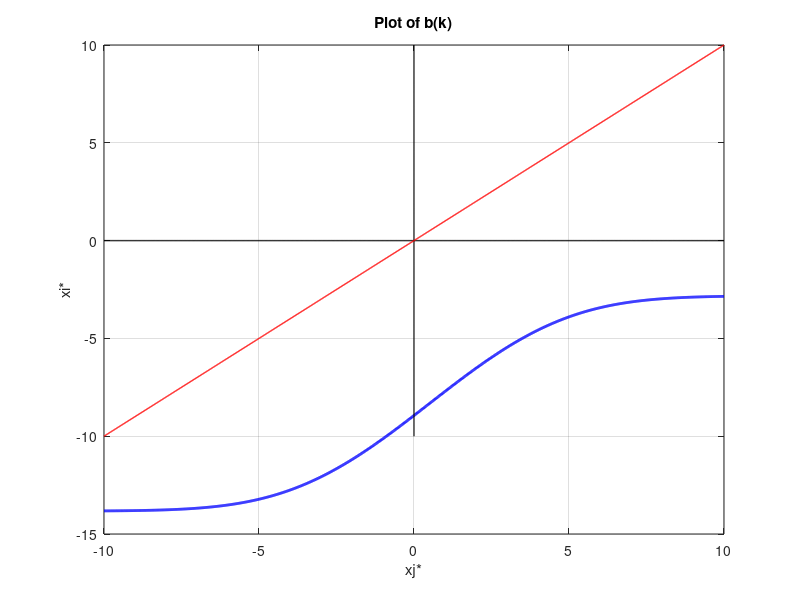

Write the MATLAB code that produced this figure.
%% Checking for multiplicity
clc; clear; close all;

% Put in any parameter values
alpha = 1;     % precision of public prior
beta = 0.1;    %  precision of private signal
z = 0.5;       % median of common prior
c = 0.8;       % ∈(0,1) cost of attacking
%c* = normcdf((sqrt(beta) / sqrt(beta + alpha)) * ((alpha / sqrt(beta)) * (0.5 - z) - norminv(0.5)));
%c=c* ensures multiple equilibria for any beta < alpha^2 / 2*pi




% Taking the "inverse" of the positive part of the standard normal pdf
x = linspace(0, 10, 1000); % 0 to 5 captures most of the density
pdf_vals = normpdf(x); % Compute standard normal PDF

% Creating the inverse function via interpolation
inv_phi_pos = @(y) interp1(pdf_vals, x, y, 'pchip', NaN);
y_vals = linspace(max(pdf_vals), min(pdf_vals), 1000); 
x_inverse = arrayfun(inv_phi_pos, y_vals);

% Getting theta1 and theta2 according to the formulas described in the
% paper Proposition 1
t2 = normcdf(inv_phi_pos(sqrt(beta)/alpha));
t1 = 1-t2;

% Using the formula in Proposition 2 do determine the c interval for
% multiplicity
term1 = sqrt(beta) / sqrt(beta + alpha);
term2_1 = (alpha / sqrt(beta)) * (t1 - z);
term2_2 = (alpha / sqrt(beta)) * (t2 - z);
term3_1 = norminv(t1); 
term3_2 = norminv(t2);

fktvalue1 = normcdf(term1 * (term2_1 - term3_1)) - c; 
fktvalue2 = normcdf(term1 * (term2_2 - term3_2)) - c;

c_star = fktvalue2 +c;
c_star_star = fktvalue1 +c;

% Determining the number of equilibria applying Proposition 1.
if beta >= ((alpha^2) /(2*pi))
    disp('A unique equilibrium')
elseif beta < ((alpha^2) /(2*pi)) && sign(fktvalue1) == sign(fktvalue2)
    disp('A unique equilibrium')
else
    disp('Multiple equilibria')
end


% Plottinh the b(k) function to check.
% Applying method in Section 5.2.1
x_vals = linspace(-10, 10, 1000);  % Range of x values for plotting
t_vals = zeros(size(x_vals));  % Preallocating space 

v = beta^(1/2);

% First solving for theta*(k) numerically (equation (16))
for i = 1:length(x_vals)
    % Using fminbnd to numerically solve the equation
    % minimizing the difference between normcdf(v*(x - t)) and t
    x = x_vals(i);
    t_vals(i) = fminbnd(@(t) abs(normcdf(v*(x - t)) - t), -10, 10);
end

% Now with values for theta*(k), calculating equation (9) over different values of
% k
y_vals = zeros(size(x_vals)); 
for i = 1:length(x_vals)
    x = x_vals(i);
    t = t_vals(i); 
    %inv_phi_c = norminv(1 - c);  % Inverse CDF of the normal distribution for (1 - c)
    %y_vals(i) = (inv_phi_c / sqrt(beta + alpha) + t - (alpha / (beta + alpha)) * z) / (beta / (beta + alpha));
    y_vals(i) = (t - norminv(c) / sqrt(beta + alpha) - (alpha / (beta + alpha)) * z) * ((beta + alpha) / beta);
    % above I encoded notation of Angeletos, below its mine for Angeletos
    % (2). results are obviously the same
end

% Plotting
figure(1);
plot(x_vals, y_vals, 'b-', 'LineWidth', 2);
xlabel('xj*');
ylabel('xi*');
title('Plot of b(k)');
grid on; 
hold on; % Keep existing plot
plot(x_vals, zeros(size(x_vals)), 'k-', 'LineWidth', 1); % x-axis (y = 0)
plot(zeros(size(y_vals)), x_vals, 'k-', 'LineWidth', 1); % y-axis (x = 0)
plot(x_vals, x_vals, 'r', 'LineWidth', 1);
hold off;

